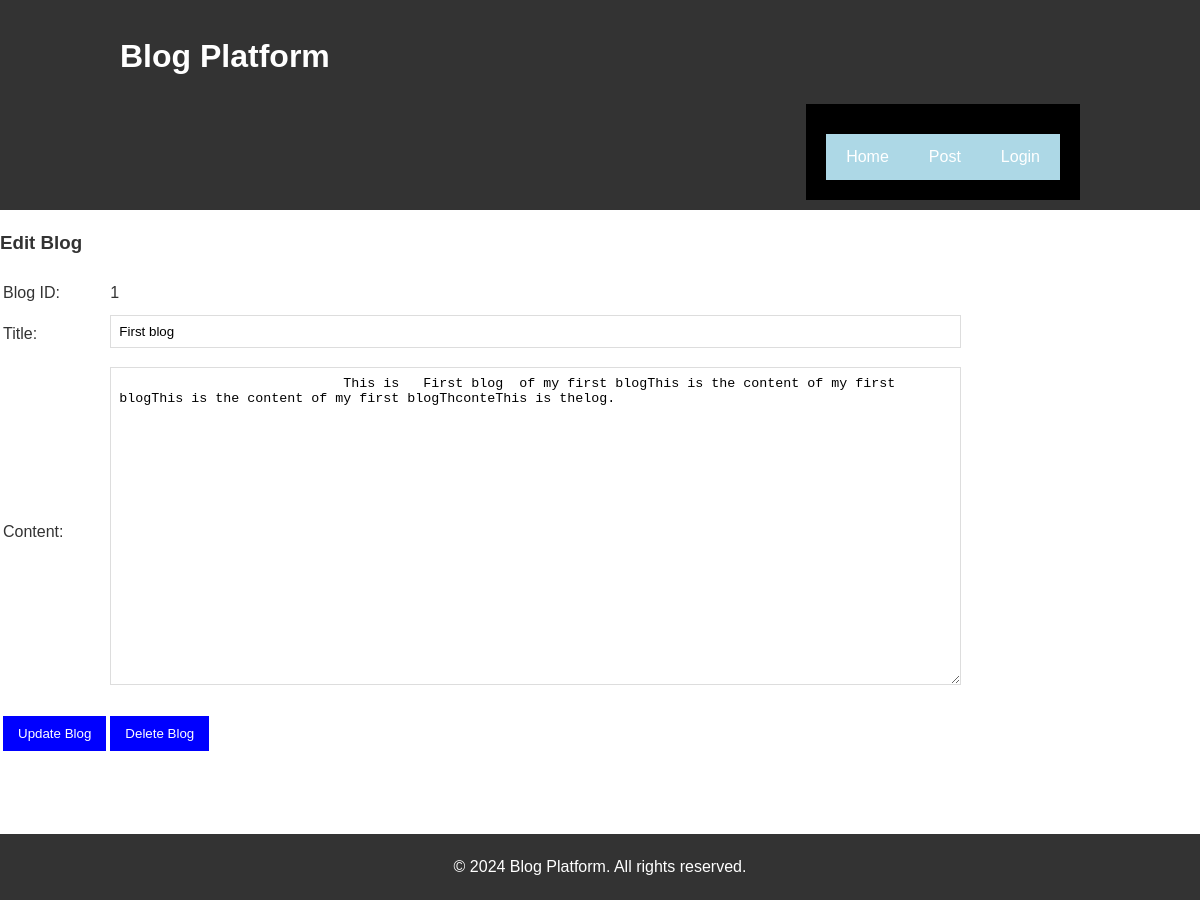
The app's page /edit_blog.php?blogID=1 with its own data.
### tables this page shows
CREATE TABLE Blogs (
                       blogID INT AUTO_INCREMENT PRIMARY KEY,
                       userID INT,
                       title VARCHAR(255) ,
                       content TEXT ,
                       imageUrl VARCHAR(255) ,
                       createdTime DATETIME DEFAULT CURRENT_TIMESTAMP,
                       updatedTime DATETIME ON UPDATE CURRENT_TIMESTAMP
);

### dao/abstractDAO.php (called while the page is built, shortened)
<?php
class abstractDAO {
    protected static $DB_HOST = "127.0.0.1";
    protected static $DB_USERNAME = "cst8285";
    protected static $DB_PASSWORD = "password";
    protected static $DB_DATABASE = "cst8285";
    function __construct() {
        try{
            $this->mysqli = new mysqli(self::$DB_HOST, self::$DB_USERNAME,
                self::$DB_PASSWORD, self::$DB_DATABASE,3308);
        }catch(mysqli_sql_exception $e){
            throw $e;
        }
    }
}
?>

### dao/blogDAO.php (called while the page is built, shortened)
<?php
require_once('abstractDAO.php');
require_once('./model/blog.php');
class blogDAO extends abstractDAO{
    public function getBlogById($blogID){
        $query = 'SELECT b.blogID, b.title, b.content, b.imageUrl, b.createdTime, b.updatedTime FROM Blogs b WHERE blogID = ?';
        $stmt = $this->mysqli->prepare($query);
        $stmt->bind_param('i', $blogID);
        $stmt->execute();
        $result = $stmt->get_result();
        if($result->num_rows == 1){
            $temp = $result->fetch_assoc();
            $bl = new Blog($temp['blogID'], $temp['title'], $temp['content'], $temp['imageUrl'], $temp['createdTime'], $temp['updatedTime']);
            return $bl;
        }
        return false;
    }
}

### model/blog.php (called while the page is built, shortened)
<?php
class blog
{
    private $blogID;
    private $title;
    private $content;
    public function __construct($blogID, $title, $content, $imageUrl, $createdTime, $updatedTime)
    {
        if ($blogID !== null) {
            $this->blogID = $blogID;
        }
        $this->title = $title;
        $this->content = $content;
    }
    public function getBlogID()
    {
        return $this->blogID;
    }
    public function getTitle()
    {
        return $this->title;
    }
    public function getContent()
    {
        return $this->content;
    }
}
?>

### edit_blog.php (the view, shortened to what this page needs)
<?php
require_once('./dao/blogDAO.php');
if(!isset($_GET['blogID']) || !is_numeric($_GET['blogID'])){
    header("Location: index.php");
    exit;
} else{
    $blogDAO = new blogDAO();
    $blg = $blogDAO->getBlogById($_GET['blogID']);
    if($blg){
        ?>
        <!DOCTYPE html>
        <html>
        <head>
            <link rel="stylesheet" href="styles/index.css">
        </head>
        <body>
        <?php
        include "header.php"
        ?>
        <h3>Edit Blog</h3>
        <form name="editBlog" method="post" action="process_blog.php?action=edit">
            <table>
                <tr>
                    <td>Blog ID:</td>
                    <td><input type="hidden" name="blogID" id="blogID"
                               value="<?php echo $blg->getBlogID();?>"><?php echo $blg->getBlogID();?></td>
                </tr>
                <tr>
                    <td>Title:</td>
                    <td><input type="text" name="title" id="title"
                               value="<?php echo $blg->getTitle();?>"></td>
                </tr>
                <tr>
                    <td>Content:</td>
                    <td>
                        <textarea id="content" name="content" rows="20" cols="100">
                            <?php echo $blg->getContent();?>
                         </textarea>
                    </td>
                </tr>
                <tr>
                    <td><input type="submit" class="form__btn" name="btnSubmit" id="btnSubmit" value="Update Blog"></td>
                    <td><input type="submit" class="form__btn" name="btnSubmit" id="btnSubmit" onclick="delBlog(document.getElementById('blogID').value)"
                               value="Delete Blog"></td>
                </tr>
            </table>
        </form>
        <?php
        include "footer.php"
        ?>
        </body>
        </html>
    <?php } else{
        header("Location: index.php");
        exit;
    }
} ?>

### styles/index.css (style rules this page uses)
body, html { margin: 0; padding: 0; width: 100%; height: 100%; overflow-x: hidden; font-family: Arial, sans-serif; }

### styles/style.css (style rules this page uses)
body { font-family: Arial, sans-serif; line-height: 1.6; color: #333; padding-bottom: 100px; }
input[type="text"], input[type="email"], textarea { width: 100%; padding: 10px; margin-bottom: 10px; border: 1px solid #ddd; }
input[type="text"], textarea { width: 100%; padding: 8px; margin-top: 5px; }
input[class="form__btn"] { margin-top: 10px; padding: 10px 15px; background-color: blue; color: white; border: none; cursor: pointer; }

### records on screen
blogs: blogID "1", title "First blog", content "This is First blog of my first blogThis is the content of my first blogThis is the content of my first blogThconteThis is thelog."
